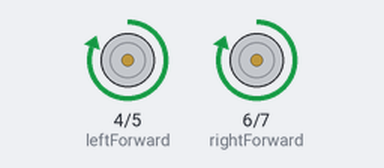
The sketch below on a simulated Arduino Uno, built with avr-gcc and run on an emulated ATmega328P. Parts: motor-driver pin pairs drawn as motors (green arrow = first pin HIGH = forward, orange = second pin HIGH = backward, longer = more drive).

Above: at 4.5 s.
At 11.5 s:
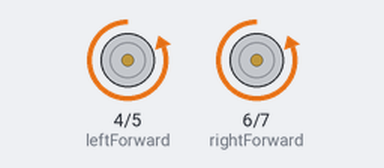
At 22.5 s:
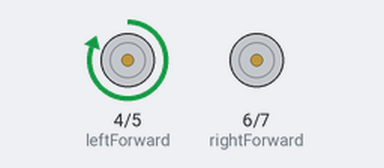
At 41.0 s:
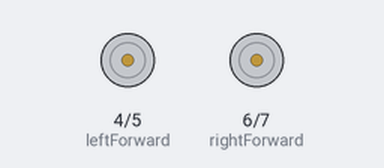
Timing chart, 0 to 44.9 s (numbered marks = the images above):
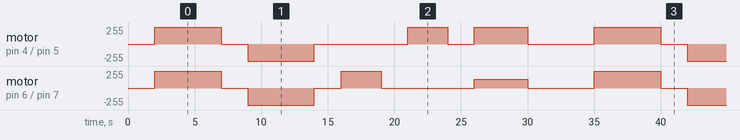

Measured:
- by itself, motor on pin 4 (leftForward) / pin 5 (leftBackward): repeats every 33.0 s: stopped 2.0 s, backward 255/255 5.0 s, stopped 7.0 s, forward 255/255 3.0 s, stopped 2.0 s, forward 255/255 4.0 s, stopped 5.0 s, forward 255/255 5.0 s
- by itself, motor on pin 6 (rightForward) / pin 7 (rightBackward): repeats every 33.0 s: stopped 2.0 s, backward 255/255 5.0 s, stopped 2.0 s, forward 255/255 3.0 s, stopped 7.0 s, forward 128/255 4.0 s, stopped 5.0 s, forward 255/255 5.0 s

The sketch:

Simple_car.ino
```cpp
// Simple Car Test Code
// Tests: Forward, Backward, Left Turn, Right Turn, Stop

// Motor A (Left side) - Pins 4 & 5
int leftForward = 4;
int leftBackward = 5;

// Motor B (Right side) - Pins 6 & 7
int rightForward = 6;
int rightBackward = 7;

void setup() {
  // Set all motor pins as outputs
  pinMode(leftForward, OUTPUT);
  pinMode(leftBackward, OUTPUT);
  pinMode(rightForward, OUTPUT);
  pinMode(rightBackward, OUTPUT);


  stopCar();
  delay(2000);
}

void loop() {

  // TEST 1: FORWARD
  forward();
  delay(5000);

  //STOP
  stopCar();
  delay(2000);

  //TEST 2: BACKWARD
  backward();
  delay(5000);

  //STOP
  stopCar();
  delay(2000);

  //TEST 3: LEFT TURN
  leftTurn();
  delay(3000);

  //STOP
  stopCar();
  delay(2000);

  //TEST 4: RIGHT TURN
  rightTurn();
  delay(3000);

  //STOP
  stopCar();
  delay(2000);

  //TEST 5: FORWARD HALF SPEED
  forwardHalfSpeed();
  delay(4000);

  //STOP
  stopCar();
  delay(5000);
}

//FUNCTIONS

void forward() {
  digitalWrite(leftForward, HIGH);
  digitalWrite(leftBackward, LOW);
  digitalWrite(rightForward, HIGH);
  digitalWrite(rightBackward, LOW);
}

void backward() {
  digitalWrite(leftForward, LOW);
  digitalWrite(leftBackward, HIGH);
  digitalWrite(rightForward, LOW);
  digitalWrite(rightBackward, HIGH);
}


void leftTurn() {
  digitalWrite(leftForward, LOW);
  digitalWrite(leftBackward, LOW);    // Left wheels STOP
  digitalWrite(rightForward, HIGH);
  digitalWrite(rightBackward, LOW);   // Right wheels FORWARD
}


void rightTurn() {
  digitalWrite(leftForward, HIGH);
  digitalWrite(leftBackward, LOW);    // Left wheels FORWARD
  digitalWrite(rightForward, LOW);
  digitalWrite(rightBackward, LOW);   // Right wheels STOP
}

void stopCar() {
  digitalWrite(leftForward, LOW);
  digitalWrite(leftBackward, LOW);
  digitalWrite(rightForward, LOW);
  digitalWrite(rightBackward, LOW);
}

// Forward at HALF SPEED (using PWM)
void forwardHalfSpeed() {
  analogWrite(leftForward, 128);  // 128 = half of 255
  digitalWrite(leftBackward, LOW);
  analogWrite(rightForward, 128);
  digitalWrite(rightBackward, LOW);
}
```
